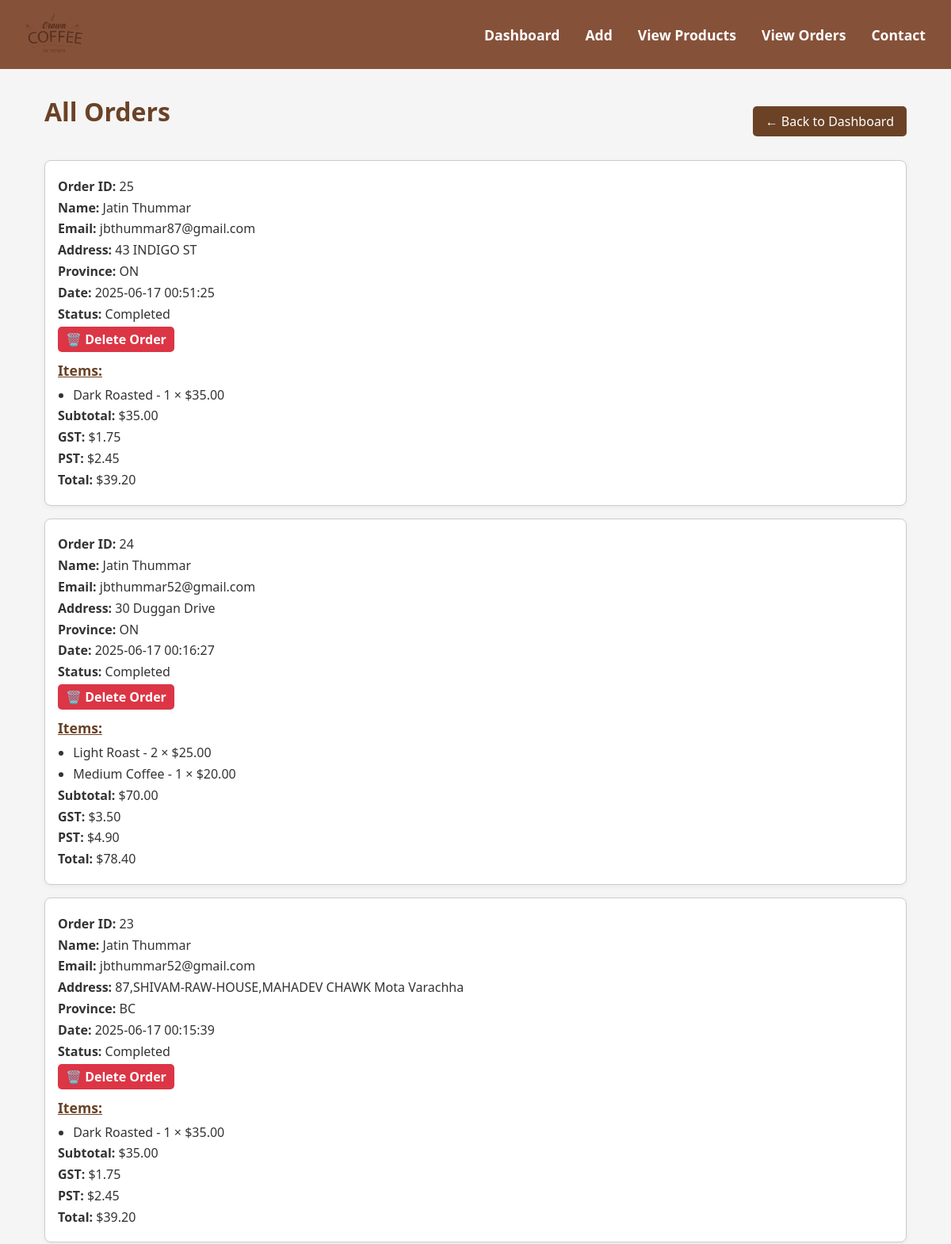
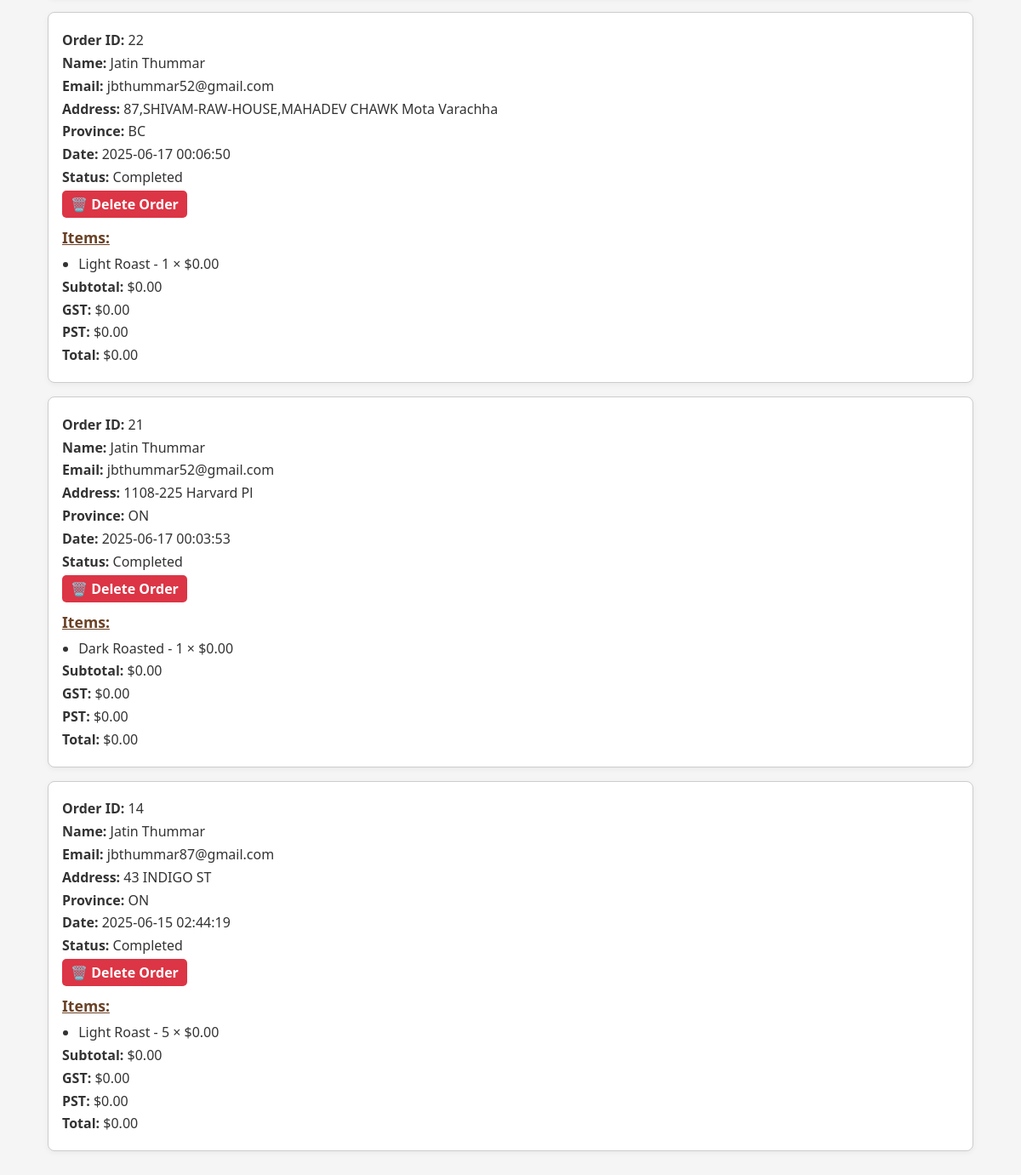
Page /admin/view_orders.php (signed in) on the committed database (2 pictures, top to bottom).
### tables this page shows
CREATE TABLE `orders` (
  `order_id` int(11) NOT NULL,
  `user_id` int(11) DEFAULT NULL,
  `order_status` varchar(50) DEFAULT NULL,
  `order_date` timestamp NOT NULL DEFAULT current_timestamp(),
  `fullname` varchar(255) NOT NULL,
  `email` varchar(255) NOT NULL,
  `address` text NOT NULL,
  `province` varchar(5) NOT NULL,
  `subtotal` decimal(10,2) NOT NULL,
  `gst` decimal(10,2) NOT NULL,
  `pst` decimal(10,2) NOT NULL,
  `total` decimal(10,2) DEFAULT NULL
);

CREATE TABLE `order_items` (
  `order_item_id` int(11) NOT NULL,
  `order_id` int(11) DEFAULT NULL,
  `product_id` int(11) DEFAULT NULL,
  `product_name` varchar(255) NOT NULL,
  `quantity` int(11) DEFAULT NULL,
  `item_price` decimal(10,2) DEFAULT NULL
);

### admin/view_orders.php (the view, shortened to what this page needs)
<?php
require '../php/db.php';
include 'admin_header.php';
$statusFilter = '';
$pageTitle = 'All Orders';
$sql = "SELECT * FROM orders $statusFilter ORDER BY order_date DESC";
$result = $conn->query($sql);
?>
<div class="container">
  <div style="display: flex; justify-content: space-between; align-items: center;">
    <h2><?= $pageTitle ?></h2>
    <a href="dashboard.php" style="padding: 0.5rem 1rem; background-color: #6b4226; color: white; border-radius: 5px; text-decoration: none;">← Back to Dashboard</a>
  </div>
  <?php if ($result && $result->num_rows > 0): ?>
    <?php while ($order = $result->fetch_assoc()): ?>
      <div class="order-box" style="border: 1px solid #ccc; padding: 1rem; margin: 1rem 0; border-radius: 8px;">
        <p><strong>Order ID:</strong> <?= $order['order_id'] ?></p>
        <p><strong>Name:</strong> <?= $order['fullname'] ?></p>
        <p><strong>Email:</strong> <?= $order['email'] ?></p>
        <p><strong>Address:</strong> <?= $order['address'] ?></p>
        <p><strong>Province:</strong> <?= $order['province'] ?></p>
        <p><strong>Date:</strong> <?= $order['order_date'] ?></p>
        <p><strong>Status:</strong> <?= $order['order_status'] ?></p>
        <div style="margin-top:10px;">
          <a href="view_orders.php?delete_order=<?= $order['order_id'] ?>" onclick="return confirm('Are you sure to delete this order?')" style="background: #dc3545; color: #fff; padding: 5px 10px; border-radius: 5px; text-decoration: none;">🗑️ Delete Order</a>
        </div>
        <h4 style="margin-top:1rem;">Items:</h4>
        <ul>
        <?php
          $oid = $order['order_id'];
          $items = $conn->query("SELECT * FROM order_items WHERE order_id = $oid");
          while ($item = $items->fetch_assoc()):
        ?>
          <li><?= $item['product_name'] ?> - <?= $item['quantity'] ?> × $<?= number_format($item['item_price'], 2) ?></li>
        <?php endwhile; ?>
        </ul>
        <p><strong>Subtotal:</strong> $<?= number_format($order['subtotal'], 2) ?></p>
        <p><strong>GST:</strong> $<?= number_format($order['gst'], 2) ?></p>
        <p><strong>PST:</strong> $<?= number_format($order['pst'], 2) ?></p>
        <p><strong>Total:</strong> $<?= number_format($order['total'], 2) ?></p>
      </div>
    <?php endwhile; ?>
  <?php else: ?>
    <p style="margin-top:2rem;">No <?= strtolower($pageTitle) ?> found.</p>
  <?php endif; ?>
</div>
</main>
</body>
</html>

### admin/admin_style.css (style rules this page uses)
* { box-sizing: border-box; margin: 0; padding: 0; }
body { font-family: 'Segoe UI', Tahoma, Geneva, Verdana, sans-serif; background-color: #f5f5f5; color: #333; }
.container { max-width: 1200px; margin: 0 auto; padding: 0 1.5rem; }
html, body { height: 100%; }
body { display: flex; flex-direction: column; }
.order-box { background-color: #fff; border: 1px solid #ddd; border-left: 5px solid #6b4226; padding: 1.5rem; margin-bottom: 1.5rem; border-radius: 8px; box-shadow: 0 2px 6px rgba(0,0,0,0.05); transition: box-shadow 0.3s ease; }
.order-box p, .order-box li { margin: 0.3rem 0; font-size: 1rem; color: #333; }
.order-box h4 { margin-top: 1rem; color: #6b4226; font-size: 1.1rem; text-decoration: underline; }
.order-box ul { padding-left: 1.2rem; margin-top: 0.5rem; }
.order-box a { color: #6b4226; font-weight: bold; text-decoration: none; margin-right: 1rem; transition: color 0.2s ease; }
main.main-content h2 { margin-bottom: 1.5rem; color: #6b4226; font-weight: 700; font-size: 2rem; }
p { font-size: 1.1rem; color: #555; }

### rows in the picture
orders: order_id "25", fullname "Jatin Thummar", email "jbthummar87@gmail.com", address "43 INDIGO ST", province "ON", order_date "2025-06-17 00:51:25", order_status "Completed", subtotal "35.00", gst "1.75", pst "2.45", total "39.20"
order_items: product_name "Dark Roasted", quantity "1", item_price "35.00"
orders: order_id "24", fullname "Jatin Thummar", email "jbthummar52@gmail.com", address "30 Duggan Drive", province "ON", order_date "2025-06-17 00:16:27", order_status "Completed", subtotal "70.00", gst "3.50", pst "4.90", total "78.40"
order_items: product_name "Light Roast", quantity "2", item_price "25.00"
order_items: product_name "Medium Coffee", quantity "1", item_price "20.00"
orders: order_id "23", fullname "Jatin Thummar", email "jbthummar52@gmail.com", address "87,SHIVAM-RAW-HOUSE,MAHADEV CHAWK Mota Varachha", province "BC", order_date "2025-06-17 00:15:39", order_status "Completed", subtotal "35.00", gst "1.75", pst "2.45", total "39.20"
order_items: product_name "Dark Roasted", quantity "1", item_price "35.00"
orders: order_id "22", fullname "Jatin Thummar", email "jbthummar52@gmail.com", address "87,SHIVAM-RAW-HOUSE,MAHADEV CHAWK Mota Varachha", province "BC", order_date "2025-06-17 00:06:50", order_status "Completed", subtotal "0.00", gst "0.00", pst "0.00", total "0.00"
order_items: product_name "Light Roast", quantity "1", item_price "0.00"
orders: order_id "21", fullname "Jatin Thummar", email "jbthummar52@gmail.com", address "1108-225 Harvard Pl", province "ON", order_date "2025-06-17 00:03:53", order_status "Completed", subtotal "0.00", gst "0.00", pst "0.00", total "0.00"
order_items: product_name "Dark Roasted", quantity "1", item_price "0.00"
orders: order_id "14", fullname "Jatin Thummar", email "jbthummar87@gmail.com", address "43 INDIGO ST", province "ON", order_date "2025-06-15 02:44:19", order_status "Completed", subtotal "0.00", gst "0.00", pst "0.00", total "0.00"
order_items: product_name "Light Roast", quantity "5", item_price "0.00"

### other values in the picture
$pageTitle "All Orders"
